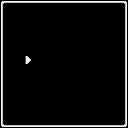

A level layout from a 2D game, rendered from its tile map. Below: a short description, then the map file with its tile-grid data intact:
An orthogonal 16x16 tile map with 8x8 px tiles, 1 tile layer (Tile Layer 1).

<map version="1.4" tiledversion="1.4.1" orientation="orthogonal" renderorder="right-down" width="16" height="16" tilewidth="8" tileheight="8" infinite="0" nextlayerid="2" nextobjectid="1">
 <tileset firstgid="1" source="Overworld.tsx" />
 <layer id="1" name="Tile Layer 1" width="16" height="16">
  <data encoding="csv">
838,839,839,839,839,839,839,839,839,839,839,839,839,839,839,840,
902,903,903,903,903,903,903,903,903,903,903,903,903,903,903,904,
902,903,903,903,903,903,903,903,903,903,903,903,903,903,903,904,
902,903,903,903,903,903,903,903,903,903,903,903,903,903,903,904,
902,903,903,903,903,903,903,903,903,903,903,903,903,903,903,904,
902,903,903,903,903,903,903,903,903,903,903,903,903,903,903,904,
902,903,903,903,903,903,903,903,903,903,903,903,903,903,903,904,
902,903,903,774,903,903,903,903,903,903,903,903,903,903,903,904,
902,903,903,903,903,903,903,903,903,903,903,903,903,903,903,904,
902,903,903,903,903,903,903,903,903,903,903,903,903,903,903,904,
902,903,903,903,903,903,903,903,903,903,903,903,903,903,903,904,
902,903,903,903,903,903,903,903,903,903,903,903,903,903,903,904,
902,903,903,903,903,903,903,903,903,903,903,903,903,903,903,904,
902,903,903,903,903,903,903,903,903,903,903,903,903,903,903,904,
902,903,903,903,903,903,903,903,903,903,903,903,903,903,903,904,
966,967,967,967,967,967,967,967,967,967,967,967,967,967,967,968
</data>
 </layer>
</map>
